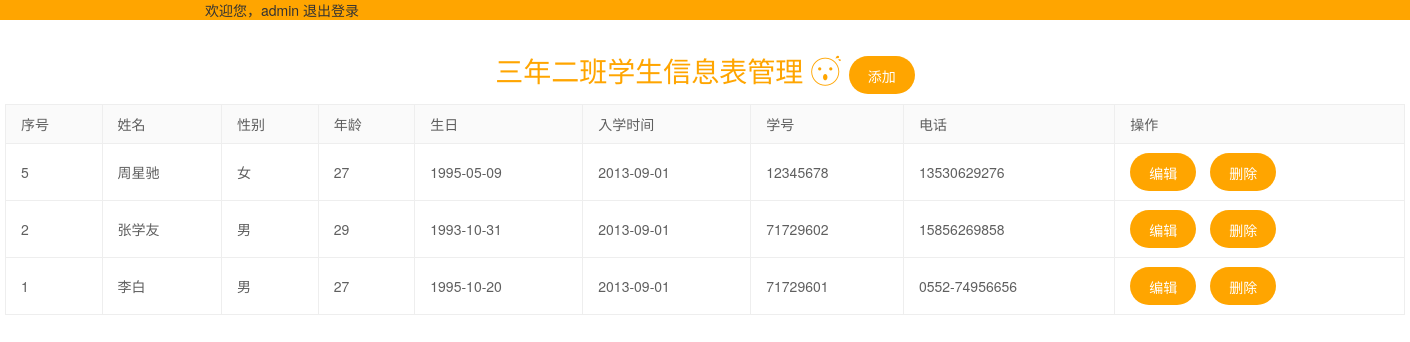
Page /app/index.php (signed in) on the committed database.
### tables this page shows
CREATE TABLE `xp_student` (
  `id` int unsigned NOT NULL AUTO_INCREMENT,
  `sname` varchar(30) NOT NULL COMMENT '学生姓名',
  `snum` int unsigned NOT NULL COMMENT '学号',
  `gender` tinyint unsigned DEFAULT '1' COMMENT '性别1男0女',
  `birth` int unsigned DEFAULT NULL COMMENT '出生日期时间戳',
  `tel` varchar(20) DEFAULT NULL COMMENT '电话存为varchar,这样可以存入以0开头的座机号码',
  PRIMARY KEY (`id`)
);

### app/index.php (the view, shortened to what this page needs)
<?php
require "../public/db.php";
$sql = "SELECT * FROM `xp_student` ORDER BY `id` DESC LIMIT 10";
$stmt = $pdo->prepare($sql);
$stmt->execute();
$res = $stmt->fetchAll(PDO::FETCH_ASSOC);
if (!empty($res)) {
    foreach ($res as $k => $v) {
        $res[$k]['age'] = intval(date("Y")) - intval(date("Y", $v['birth']));
    }
}
?>
<!DOCTYPE html>
<html lang="en">
<head>
    <link rel="stylesheet" href="../public/layui/css/layui.css">
</head>
<body>
    <div class="header">
        <div class="container">
            <a href="">
                欢迎您，<?php echo $_SESSION['username'] ?>
            </a>
            <a href="login.php?action=logOut">
                退出登录
            </a>
        </div>
    </div>
    <h1 align="center">三年二班学生信息表管理
        <i class="layui-icon layui-icon-face-surprised" style="font-size: 30px; color: orange;"></i>
        <a type="button" onclick="add()" class="add layui-btn layui-btn-radius">添加</a>
    </h1>
    <div class="outer">
        <table class="layui-table">
            <thead>
                <tr>
                    <th>序号</th>
                    <th>姓名</th>
                    <th>性别</th>
                    <th>年龄</th>
                    <th>生日</th>
                    <th>入学时间</th>
                    <th>学号</th>
                    <th>电话</th>
                    <th>操作</th>
                </tr>
            </thead>
            <tbody>
                <?php if (isset($res)) {
                    foreach ($res as $k => $v) {
                ?>
                        <tr>
                            <td><?php echo $v['id'] ?></td>
                            <td><?php echo $v['sname'] ?></td>
                            <?php if ($v['gender'] == 0) : ?>
                                <td>女</td>
                            <?php else : ?>
                                <td>男</td>
                            <?php endif ?>
                            <td><?php echo intval(date("Y")) - intval(date("Y", $v['birth'])); ?></td>
                            <td><?php echo date("Y-m-d", $v['birth']) ?></td>
                            <td><?php echo date("Y-m-d", strtotime("1 September 2013")) ?></td>
                            <td><?php echo $v['snum'] ?></td>
                            <td><?php echo $v['tel'] ?></td>
                            <td>
                                <button type="button" id="<?php echo $v['id'] ?>" class="edit layui-btn layui-btn-radius">编辑</button>
                                <button type="button" id="<?php echo $v['id'] ?>" class="delete  layui-btn layui-btn-radius">删除</button>
                            </td>
                        </tr>
                <?php
                    }
                }
                ?>
            </tbody>
        </table>
    </div>
</body>
</html>

### app/index.php (style rules this page uses)
.layui-btn { background-color: orange; }
.header { width: 100%; background-color: orange; }
.outer { width: 1400px; margin: 0 auto; }
.container { width: 1000px; margin: 0 auto; }
h1 { margin-top: 30px; color: orange; }

### rows in the picture
xp_student: id "5", sname "周星驰", gender "女", birth "1995-05-09", snum "12345678", tel "13530629276"
xp_student: id "2", sname "张学友", gender "男", birth "1993-10-31", snum "71729602", tel "15856269858"
xp_student: id "1", sname "李白", gender "男", birth "1995-10-20", snum "71729601", tel "0552-74956656"

### other values in the picture
$_SESSION['username'] "admin"
